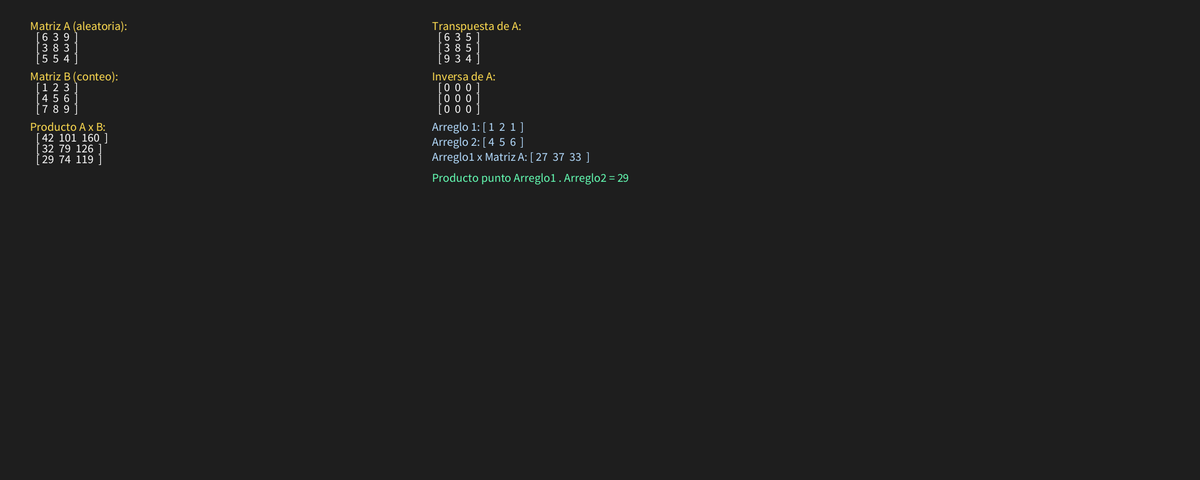
Frame 1 (no input)
Frame 60 (the mouse pressed at the canvas centre just before this capture): identical to frame 1, image omitted
Frame 120 (the mouse held since frame 60 and released just before this capture): identical to frame 1, image omitted

The Processing sketch that drew this single still picture (run headless with seeded random() and noise(); from frame 60 on, the mouse is pressed at the canvas centre):

// Processing sketch: PROYECTO_MATRIZ
// ── PROYECTO_MATRIZ.pde
// PROGRAMACION I
// ACTIVIDAD OPERACIONES CON MATRICES Y ARREGLOS
// ESTUDIANTES : ELIANNA RICHEL QUERALEZ LINARES
///////////////  LAURA CAMILA TOVAR SAENZ

// Se empieza declarando variables globales, y definir el tamaño de los arreglos y matrices

int n=3; // Facilmente se puede cambiar el tamaño de la matriz cambiando su numero

float [][] A; // Primera matriz [fila] [columna]
float [][] B; // Segunda matriz [fila] [columna]
float [] arreglo1;
float [] arreglo2;

// Guardar y almacenar las respuestas
float [][] RtaMultpmatriz;
float [][] RtaTranspmatriz;
float [][] RtaInvrsmatriz;
float  Rtaprodupunto;
float [] RtaMatrizArrg; 
boolean esInvertible; // es una variable que guarda si la primera matriz tiene inversa o no

void setup () {
size(2000,800);
textSize(20);

// En esta parte se diseña las matrices y los arreglos con el tamaño (n)
A = new float [n][n];
B = new float [n][n];
arreglo1 = new float [n];
arreglo2 = new float [n];

//Llenar matrices, aqui se crean las funciones para llenar los datos
MatrizAleatoria(A); // la primera matriz para llenar con numeros aleatorios
MatrizConteo(B); // la segunda matriz para llenar por conteo de 1 en 1

//Llenar arreglos los dos aleatorios
ArregloAleatorio (arreglo1);
ArregloAleatorio (arreglo2);
//Guardar el resultado de cada operación en una variable
 RtaMultpmatriz = MultiplicarMatrices(A,B);
 RtaTranspmatriz = CalcularTranspuesta(A) ;
 RtaInvrsmatriz = CalcularInversa(A);
 RtaMatrizArrg = ProduArrxMatrz(arreglo1, A);
 Rtaprodupunto = productoPunto(arreglo1, arreglo2);

 mostrarEnConsola();
 }
 void draw() {
   background(30);
   mostrarPantalla();
 }
 
 

// ── LLENAR_MATRICES.pde
//En esta pestaña se llenara las Matrices y los arreglos con datos (numeros)
//Dependiendo de la eleccion de la primera pestaña, utilizando ciclos for por cada matriz y arrreglo

void MatrizAleatoria (float[][]matriz) {
for (int fila =0; fila<n; fila++){
  for(int columna=0; columna<n;columna++) { //cada fila y cada columna tiene un for por se una matriz
    matriz[fila][columna]=(random(1,10));  //el codigo random llena la matriz entre (1 y 10)
  }
}
}
void MatrizConteo (float[][] matriz) {
  int contador = 1; //llena la matriz contando de 1 en 1
  for (int fila = 0; fila < n; fila++) {
    for (int columna = 0; columna < n; columna++) {
      matriz[fila][columna] = contador;
      contador++; // esto es lo que le suma 1 al contador
    }
  }
}
// Ahora con los arreglos, este seria solo un ciclo y es porque solo tiene una fila
void ArregloAleatorio(float [] arreglo) {
  for (int i=0; i<n; i++){
    arreglo [i]= random(1,10);
  }
}
    
    
    
    
    
    
    
    
    
    
    
    
    
    
    
    
    
    
    
    
    
    
    
    
    
    
    
    
    
    
    
    
    
    
    
    
    
    
    
    
    
    
    
    
    
    
    
    
    
    
    
    
    
    
    
    
    
    
    

// ── OPERACIONES_AMATRICES.pde
// Aqui se hace las operaciones de las matrices empezando con la multiplicacion
// En esta se hace tres ciclos for que cada una hace la funcion producto matricial
// multiplicar fila(matriz1)xcolumna(matriz2) y sumar todos los resultados
// finalmente retornar cada resultado de las operaciones

float [][] MultiplicarMatrices(float[][]matrizA, float [][]matrizB){
  float [][] resultado =new float [n][n];
  for (int fila=0; fila<n; fila++) { //ciclo primera matriz
  for (int columna=0; columna<n; columna++){ //ciclo segunda matriz
    float suma=0;
    for (int j=0; j<n; j++){ //ciclo tercer matriz
      suma+= matrizA[fila][j] * matrizB[columna][j]; // formula de la multiplicacion de matrices
    }
    resultado[fila][columna]=suma;
  }
}
return resultado;
}

// Se calcula la transpuesta intercambio de fila y columna
// los datos que estan en la fila se cambia a columna y lo mismo pasa con la columna
float [][]CalcularTranspuesta(float[][]matriz){
  float [][] transpuesta =new float [n][n];
  for (int fila=0; fila<n; fila++){
    for (int columna=0; columna<n; columna++){
      transpuesta[columna][fila] = matriz[fila][columna];
    }
  }
  return transpuesta;
}

//Se calcula la inversa utilizando el metodo Gauss-Jordan (pivote)
float[][] CalcularInversa(float[][] matriz) {
  float[][] aumentar = new float[n][n*2];
  
  for (int fila = 0; fila < n; fila++) {
    for (int columna = 0; columna < n; columna++) {
      aumentar[fila][columna] = matriz[fila][columna];
    }
    aumentar[fila][n + fila] = 1;//en esta parte se crea una matriz aumentada que es la matriz normal 
    // pero teniendo 1 en la diagonal y o en el resto
  }

  // Metodo Gauss Jordan
  for (int filaPivote = 0; filaPivote < n; filaPivote++) {
    // Si el pivote es 0, la matriz NO es invertible
    if (aumentar[filaPivote][filaPivote] == 0) {
      esInvertible = false;
      return null;
    }
    // Se divide la fila completa entre el pivote para que en la diagonal de la matriz quede en 1
    float valorPivote = aumentar[filaPivote][filaPivote];
    for (int columna = 0; columna < n * 2; columna++) {
      aumentar[filaPivote][columna] /= valorPivote;
    }
    //Esta parte se hace para colocar 0 en todas las filas excluyendo la del pivote
    for (int fila = 0; fila < n; fila++) {
      if (fila != filaPivote) {
        float factor = aumentar[fila][filaPivote];
        for (int columna = 0; columna < n * 2; columna++) {
          aumentar[fila][columna] -= factor * aumentar[filaPivote][columna];
        }
      }
    }
  }
 // Extraer la parte derecha de la derecha que ahora es la inversa
  esInvertible = true;
  float[][] inversa = new float[n][n];
  for (int fila = 0; fila < n; fila++) {
    for (int columna = 0; columna < n; columna++) {
      inversa[fila][columna] = aumentar[fila][n + columna];
    }
  }
  return inversa;
} 
      
 


   
    
    
    
    
    
    
    
    
    
    
    
    
    
    
    
    
    
    
    
    
    
    
    
    
    
    
    
    
    
    
    
    
    
    
    
    
    
    
    
    
    
    
    
    
    
    
    
    
    
    
    
    
    
    
    
    
    
    
    
    
    
    
    
    
    
    
    
    
    
    

// ── OPERACIONES_ARREGLOS.pde
//En esta pestaña se realiza las operaciones de los arreglos
// el primero es producto arregloxmatriz utilizando la columna de la matriz por cada elemento del arreglo
float [] ProduArrxMatrz(float[]arreglo, float[][]matriz){
  float [] resultado= new float [n];

  for (int columna = 0; columna < n; columna++) {
    float suma = 0;
    for (int fila = 0; fila < n; fila++) {
      suma += arreglo[fila] * matriz[fila][columna];
    }
    resultado[columna] = suma;
  }
  return resultado;
}

// y por ultimo el producto punto entre los dos arreglos
float productoPunto(float[] arreglo1, float[] arreglo2) {
  float suma = 0;
  for (int i = 0; i < n; i++) {
    suma += arreglo1[i] * arreglo2[i];
  }
  return suma;
}

// ── VISUAL_DISENO.pde
// La ultima pestaña es para el diseño y mostrar todos los resultados de las operaciones
void mostrarEnConsola() {
  println(" MATRICES INICIALES ");
  imprimirMatrizConsola("Matriz A (llenado aleatoriamente)", A);
  imprimirMatrizConsola("Matriz B (llenado por conteo)", B);
  println(" ARREGLOS INICIALES ");
  imprimirArregloConsola("Arreglo 1 (aleatorio)", arreglo1);
  imprimirArregloConsola("Arreglo 2(aleatorio)", arreglo2);
  println(" RESULTADOS DE OPERACIONES");
  imprimirMatrizConsola("Producto matricial A x B", RtaMultpmatriz);
  imprimirMatrizConsola("Transpuesta de A", RtaTranspmatriz);
  if (esInvertible) {
    imprimirMatrizConsola("Inversa de A (metodo Gauss-Jordan)", RtaInvrsmatriz);
  } else {
    println("Inversa de A: La matriz NO es invertible (pivote igual a 0)");
  }
  imprimirArregloConsola("Arreglo1 x Matriz A", RtaMatrizArrg);
  println("Producto punto Arreglo1 . Arreglo2 = " + int(Rtaprodupunto));
}

// Imprime una matriz en consola fila por fila
void imprimirMatrizConsola(String nombre, float[][] matriz) {
  println("" + nombre + " ");
  for (int fila = 0; fila < n; fila++) {
    String linea = "[ ";
    for (int columna = 0; columna < n; columna++) {
      linea += int(matriz[fila][columna]) + "  ";
    }
    println(linea + "]");
  }
}

// Imprime un arreglo en consola en una sola línea
void imprimirArregloConsola(String nombre, float[] arreglo) {
  String linea = nombre + ": [ ";
  for (int i = 0; i < n; i++) {
    linea += int(arreglo[i]) + "  ";
  }
  println(linea + "]");
}

// Dibuja todos los resultados en el canvas de Processing
void mostrarPantalla() {
  fill(255);
  int columnaIzquierda = 50;
  int columnaDerecha   = 720;
  int yInicio          = 50;

  // Columna izquierda: matrices A, B y producto
  int y = dibujarMatrizPantalla("Matriz A (aleatoria)", A, columnaIzquierda, yInicio);
  y = dibujarMatrizPantalla("Matriz B (conteo)", B, columnaIzquierda, y + 10);
  y = dibujarMatrizPantalla("Producto A x B", RtaMultpmatriz, columnaIzquierda, y + 10);

  // Columna derecha: transpuesta, inversa, arreglos y producto punto
  y = dibujarMatrizPantalla("Transpuesta de A", RtaTranspmatriz, columnaDerecha, yInicio);

  if (esInvertible) {
    y = dibujarMatrizPantalla("Inversa de A", RtaInvrsmatriz, columnaDerecha, y + 10);
  } else {
    fill(255, 80, 80);
    text("Inversa de A: NO es invertible", columnaDerecha, y + 30);
    fill(255);
    y += 50;
  }

  dibujarArregloPantalla("Arreglo 1", arreglo1, columnaDerecha, y + 10);
  dibujarArregloPantalla("Arreglo 2", arreglo2, columnaDerecha, y + 35);
  dibujarArregloPantalla("Arreglo1 x Matriz A", RtaMatrizArrg, columnaDerecha, y + 60);

  fill(100, 255, 180);
  text("Producto punto Arreglo1 . Arreglo2 = " + int(Rtaprodupunto), columnaDerecha, y + 95);
}

// Dibuja una matriz en pantalla en la posición x, y
// Retorna la posición y donde terminó para ubicar lo siguiente
int dibujarMatrizPantalla(String nombre, float[][] matriz, int x, int y) {
  fill(255, 220, 80);
  text(nombre + ":", x, y);
  fill(255);
  for (int fila = 0; fila < n; fila++) {
    String linea = "[ ";
    for (int columna = 0; columna < n; columna++) {
      linea += int(matriz[fila][columna]) + "  ";
    }
    text(linea + "]", x + 10, y + 18 + fila * 18);
  }
  return y + 20 + n * 18;
}

// Dibuja un arreglo en pantalla en una sola línea
void dibujarArregloPantalla(String nombre, float[] arreglo, int x, int y) {
  fill(180, 220, 255);
  String linea = nombre + ": [ ";
  for (int i = 0; i < n; i++) {
    linea += int(arreglo[i]) + "  ";
  }
  text(linea + "]", x, y);
}
